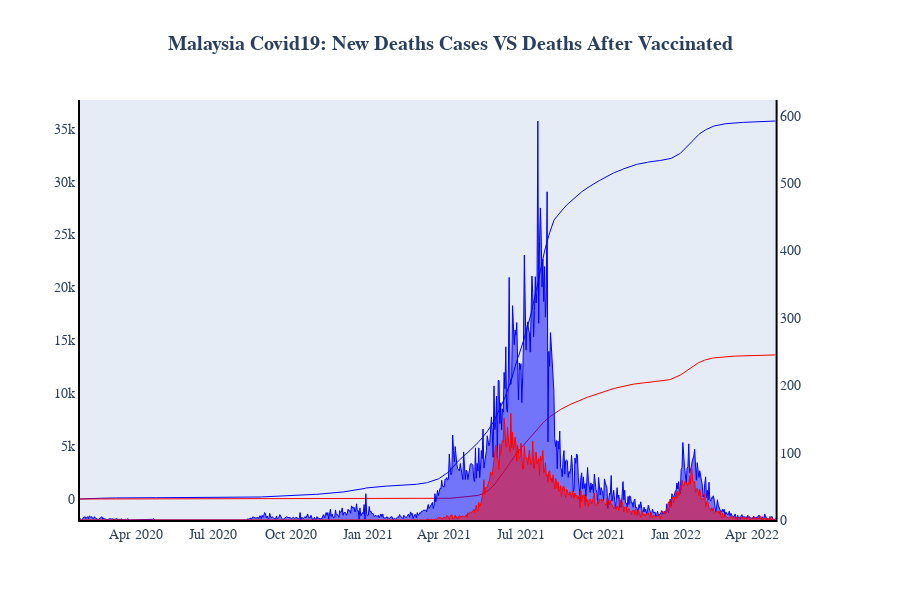

Write notebook code for a chart like this one.
### Code cell
fig = make_subplots(shared_xaxes=True, specs=[[{'secondary_y': True}]])

#Graph 1
fig.add_trace(go.Scatter(x = df_mas_cases['date'], y = df_mas_deaths['deaths_new'],
                         fill='tozeroy',mode='lines',name ='Death Cases',
                         line = dict(color='blue', width=1)
                        ),secondary_y=True, row=1, col=1)
fig.add_trace(go.Scatter(x = df_mas_cases['date'], y = df_mas_deaths['total_vax'],
                         fill='tozeroy',mode='lines',name = 'Vax Death Cases',
                         line = dict(color='red', width=1)
                        ),secondary_y=True, row=1, col=1)

fig.add_trace(go.Scatter(x = df_mas_cases['date'], y = df_mas_deaths['cum_deaths'],
                         name ='Cum. Death Cases',line = dict(color='blue', width=1)
                        ), secondary_y=False, row=1, col=1)
fig.add_trace(go.Scatter(x = df_mas_cases['date'], y = df_mas_deaths['cum_vax'],
                         name = 'Cum. Vax Death Recovered',line = dict(color='red', width=1)
                        ), secondary_y=False, row=1, col=1)

fig.update_layout(title_text='<b>Malaysia Covid19: New Deaths Cases VS Deaths After Vaccinated</b>',
                  title_x=0.5, showlegend=False,height=600)
fig.update_xaxes(title_text='')
fig.update_annotations(font=dict(family="Helvetica", size=12))
fig.update_layout(font=dict(family="Helvetica", size=14))
fig.update_xaxes(showgrid=False, zeroline=False, showline=True, linewidth=2, linecolor='black')
fig.update_yaxes(showgrid=False, zeroline=False, showline=True, linewidth=2, linecolor='black')
fig.show()

### Figure 1 — Plotly figure (JSON) as saved in the notebook; plotly's stock layout.template omitted (floating-point values rounded to 4 significant figures; data arrays with more than 128 entries replaced by an {"elided": "..."} marker saying what was removed)
{"data": [{"fill": "tozeroy", "line": {"color": "blue", "width": 1}, "mode": "lines", "name": "Death Cases", "type": "scatter", "x": {"elided": "878 str values"}, "xaxis": "x", "y": {"elided": "826 int values"}, "yaxis": "y2"}, {"fill": "tozeroy", "line": {"color": "red", "width": 1}, "mode": "lines", "name": "Vax Death Cases", "type": "scatter", "x": {"elided": "878 str values"}, "xaxis": "x", "y": {"elided": "826 int values"}, "yaxis": "y2"}, {"line": {"color": "blue", "width": 1}, "name": "Cum. Death Cases", "type": "scatter", "x": {"elided": "878 str values"}, "xaxis": "x", "y": {"elided": "826 int values"}, "yaxis": "y"}, {"line": {"color": "red", "width": 1}, "name": "Cum. Vax Death Recovered", "type": "scatter", "x": {"elided": "878 str values"}, "xaxis": "x", "y": {"elided": "826 int values"}, "yaxis": "y"}], "layout": {"font": {"family": "Helvetica", "size": 14}, "height": 600, "showlegend": false, "title": {"text": "<b>Malaysia Covid19: New Deaths Cases VS Deaths After Vaccinated</b>", "x": 0.5}, "xaxis": {"anchor": "y", "domain": [0, 0.94], "linecolor": "black", "linewidth": 2, "showgrid": false, "showline": true, "title": {"text": ""}, "zeroline": false}, "yaxis": {"anchor": "x", "domain": [0, 1], "linecolor": "black", "linewidth": 2, "showgrid": false, "showline": true, "zeroline": false}, "yaxis2": {"anchor": "x", "linecolor": "black", "linewidth": 2, "overlaying": "y", "showgrid": false, "showline": true, "side": "right", "zeroline": false}}}
